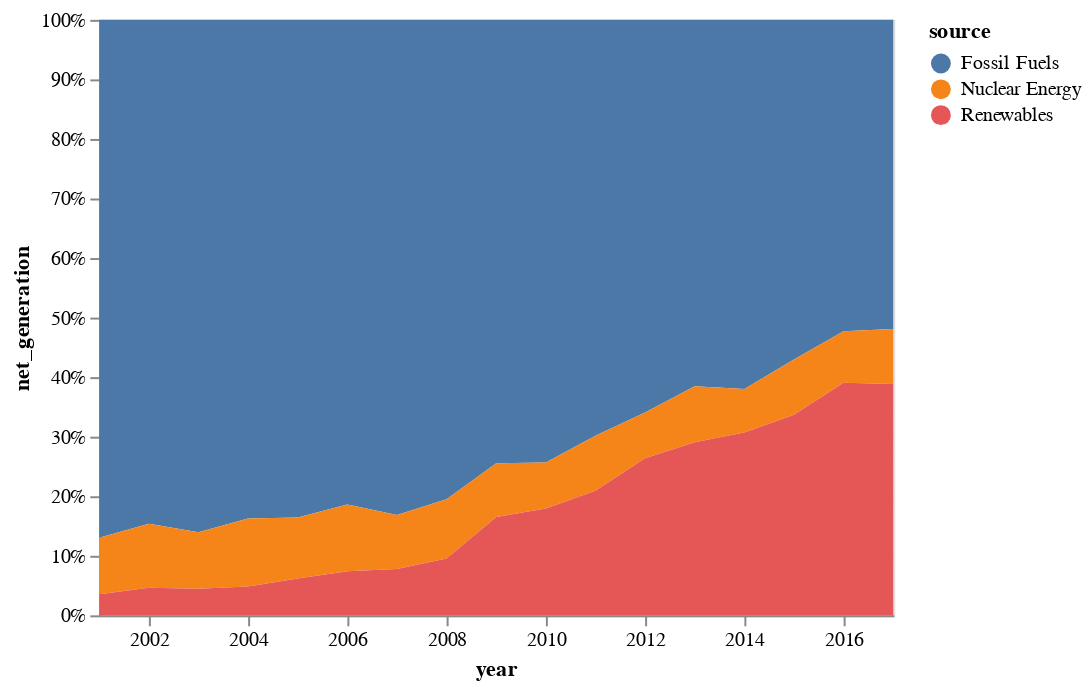

This figure's notebook cell:
### Code cell
#Normalized Stacked Area Chart
import altair as alt
from vega_datasets import data

source = data.iowa_electricity()

alt.Chart(source).mark_area().encode(
    x="year:T",
    y=alt.Y("net_generation:Q", stack="normalize"),
    color="source:N"
)

### Figure 1 — Vega-Lite specification as saved in the notebook (floating-point values rounded to 4 significant figures)
{"config": {"view": {"continuousWidth": 400, "continuousHeight": 300}}, "data": {"name": "data-bb61008ba0c766c5601afa5323d12ad4"}, "mark": "area", "encoding": {"color": {"field": "source", "type": "nominal"}, "x": {"field": "year", "type": "temporal"}, "y": {"field": "net_generation", "stack": "normalize", "type": "quantitative"}}, "$schema": "https://vega.github.io/schema/vega-lite/v4.17.0.json", "datasets": {"data-bb61008ba0c766c5601afa5323d12ad4": [{"year": "2001-01-01T00:00:00", "source": "Fossil Fuels", "net_generation": 35361}, {"year": "2002-01-01T00:00:00", "source": "Fossil Fuels", "net_generation": 35991}, {"year": "2003-01-01T00:00:00", "source": "Fossil Fuels", "net_generation": 36234}, {"year": "2004-01-01T00:00:00", "source": "Fossil Fuels", "net_generation": 36205}, {"year": "2005-01-01T00:00:00", "source": "Fossil Fuels", "net_generation": 36883}, {"year": "2006-01-01T00:00:00", "source": "Fossil Fuels", "net_generation": 37014}, {"year": "2007-01-01T00:00:00", "source": "Fossil Fuels", "net_generation": 41389}, {"year": "2008-01-01T00:00:00", "source": "Fossil Fuels", "net_generation": 42734}, {"year": "2009-01-01T00:00:00", "source": "Fossil Fuels", "net_generation": 38620}, {"year": "2010-01-01T00:00:00", "source": "Fossil Fuels", "net_generation": 42750}, {"year": "2011-01-01T00:00:00", "source": "Fossil Fuels", "net_generation": 39361}, {"year": "2012-01-01T00:00:00", "source": "Fossil Fuels", "net_generation": 37379}, {"year": "2013-01-01T00:00:00", "source": "Fossil Fuels", "net_generation": 34873}, {"year": "2014-01-01T00:00:00", "source": "Fossil Fuels", "net_generation": 35250}, {"year": "2015-01-01T00:00:00", "source": "Fossil Fuels", "net_generation": 32319}, {"year": "2016-01-01T00:00:00", "source": "Fossil Fuels", "net_generation": 28437}, {"year": "2017-01-01T00:00:00", "source": "Fossil Fuels", "net_generation": 29329}, {"year": "2001-01-01T00:00:00", "source": "Nuclear Energy", "net_generation": 3853}, {"year": "2002-01-01T00:00:00", "source": "Nuclear Energy", "net_generation": 4574}, {"year": "2003-01-01T00:00:00", "source": "Nuclear Energy", "net_generation": 3988}, {"year": "2004-01-01T00:00:00", "source": "Nuclear Energy", "net_generation": 4929}, {"year": "2005-01-01T00:00:00", "source": "Nuclear Energy", "net_generation": 4538}, {"year": "2006-01-01T00:00:00", "source": "Nuclear Energy", "net_generation": 5095}, {"year": "2007-01-01T00:00:00", "source": "Nuclear Energy", "net_generation": 4519}, {"year": "2008-01-01T00:00:00", "source": "Nuclear Energy", "net_generation": 5282}, {"year": "2009-01-01T00:00:00", "source": "Nuclear Energy", "net_generation": 4679}, {"year": "2010-01-01T00:00:00", "source": "Nuclear Energy", "net_generation": 4451}, {"year": "2011-01-01T00:00:00", "source": "Nuclear Energy", "net_generation": 5215}, {"year": "2012-01-01T00:00:00", "source": "Nuclear Energy", "net_generation": 4347}, {"year": "2013-01-01T00:00:00", "source": "Nuclear Energy", "net_generation": 5321}, {"year": "2014-01-01T00:00:00", "source": "Nuclear Energy", "net_generation": 4152}, {"year": "2015-01-01T00:00:00", "source": "Nuclear Energy", "net_generation": 5243}, {"year": "2016-01-01T00:00:00", "source": "Nuclear Energy", "net_generation": 4703}, {"year": "2017-01-01T00:00:00", "source": "Nuclear Energy", "net_generation": 5214}, {"year": "2001-01-01T00:00:00", "source": "Renewables", "net_generation": 1437}, {"year": "2002-01-01T00:00:00", "source": "Renewables", "net_generation": 1963}, {"year": "2003-01-01T00:00:00", "source": "Renewables", "net_generation": 1885}, {"year": "2004-01-01T00:00:00", "source": "Renewables", "net_generation": 2102}, {"year": "2005-01-01T00:00:00", "source": "Renewables", "net_generation": 2724}, {"year": "2006-01-01T00:00:00", "source": "Renewables", "net_generation": 3364}, {"year": "2007-01-01T00:00:00", "source": "Renewables", "net_generation": 3870}, {"year": "2008-01-01T00:00:00", "source": "Renewables", "net_generation": 5070}, {"year": "2009-01-01T00:00:00", "source": "Renewables", "net_generation": 8560}, {"year": "2010-01-01T00:00:00", "source": "Renewables", "net_generation": 10308}, {"year": "2011-01-01T00:00:00", "source": "Renewables", "net_generation": 11795}, {"year": "2012-01-01T00:00:00", "source": "Renewables", "net_generation": 14949}, {"year": "2013-01-01T00:00:00", "source": "Renewables", "net_generation": 16476}, {"year": "2014-01-01T00:00:00", "source": "Renewables", "net_generation": 17452}, {"year": "2015-01-01T00:00:00", "source": "Renewables", "net_generation": 19091}, {"year": "2016-01-01T00:00:00", "source": "Renewables", "net_generation": 21241}, {"year": "2017-01-01T00:00:00", "source": "Renewables", "net_generation": 21933}]}}
